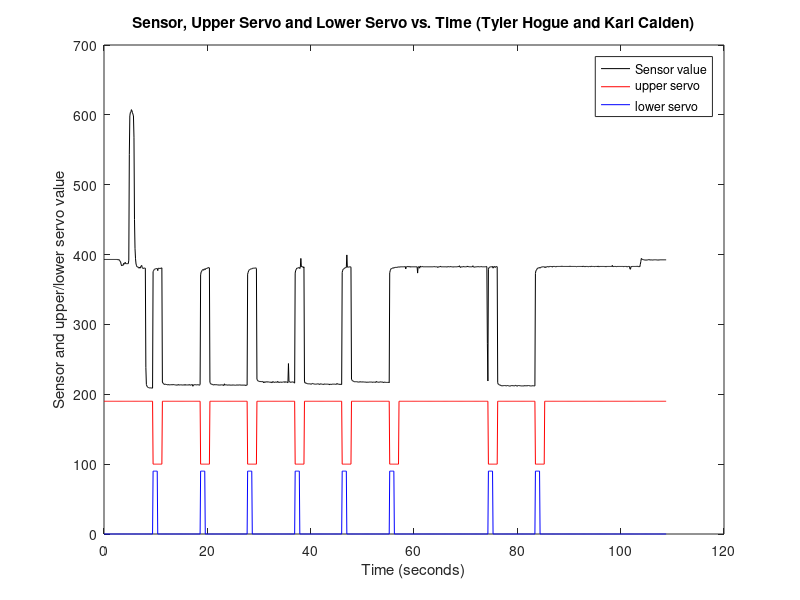

MATLAB code for this plot:
clc
clear all
close all

data=[386	1	0
386	1	0
386	1	0
386	1	0
386	1	0
386	1	0
386	1	0
386	1	0
386	1	0
386	1	0
386	1	0
386	1	0
386	1	0
386	1	0
386	1	0
386	1	0
386	1	0
386	1	0
386	1	0
386	1	0
386	1	0
386	1	0
386	1	0
386	1	0
386	1	0
386	1	0
386	1	0
385	1	0
385	1	0
386	1	0
383	1	0
381	1	0
380	1	0
373	1	0
368	1	0
369	1	0
370	1	0
369	1	0
375	1	0
373	1	0
373	1	0
378	1	0
374	1	0
374	1	0
374	1	0
374	1	0
374	1	0
374	1	0
384	1	0
686	1	0
797	1	0
807	1	0
807	1	0
815	1	0
812	1	0
807	1	0
802	1	0
797	1	0
736	1	0
500	1	0
418	1	0
388	1	0
373	1	0
368	1	0
365	1	0
365	1	0
364	1	0
362	1	0
361	1	0
364	1	0
361	1	0
366	1	0
367	1	0
369	1	0
362	1	0
361	1	0
360	1	0
362	1	0
361	1	0
361	1	0
361	1	0
77	1	0
28	1	0
24	1	0
21	1	0
20	1	0
19	1	0
19	1	0
18	1	0
18	1	0
18	1	0
19	1	0
18	1	0
17	1	0
18	1	0
352	0	1
354	0	1
357	0	1
358	0	1
359	0	1
359	0	1
360	0	1
360	0	1
360	0	1
354	0	0
361	0	0
361	0	0
360	0	0
361	0	0
360	0	0
361	0	0
361	0	0
362	0	0
35	1	0
32	1	0
31	1	0
29	1	0
28	1	0
29	1	0
29	1	0
28	1	0
28	1	0
28	1	0
27	1	0
27	1	0
28	1	0
27	1	0
27	1	0
27	1	0
27	1	0
28	1	0
27	1	0
27	1	0
28	1	0
27	1	0
28	1	0
27	1	0
27	1	0
27	1	0
27	1	0
26	1	0
27	1	0
26	1	0
27	1	0
28	1	0
26	1	0
27	1	0
27	1	0
27	1	0
27	1	0
27	1	0
27	1	0
26	1	0
27	1	0
27	1	0
27	1	0
26	1	0
28	1	0
26	1	0
27	1	0
27	1	0
27	1	0
27	1	0
26	1	0
27	1	0
28	1	0
26	1	0
27	1	0
26	1	0
27	1	0
28	1	0
28	1	0
23	1	0
27	1	0
27	1	0
27	1	0
28	1	0
27	1	0
27	1	0
27	1	0
27	1	0
27	1	0
28	1	0
27	1	0
26	1	0
26	1	0
28	1	0
342	0	1
350	0	1
352	0	1
355	0	1
357	0	1
357	0	1
355	0	1
359	0	1
359	0	1
357	0	0
360	0	0
361	0	0
360	0	0
361	0	0
362	0	0
363	0	0
362	0	0
362	0	0
34	1	0
31	1	0
29	1	0
29	1	0
29	1	0
28	1	0
27	1	0
27	1	0
27	1	0
28	1	0
27	1	0
27	1	0
28	1	0
27	1	0
27	1	0
27	1	0
27	1	0
26	1	0
27	1	0
27	1	0
26	1	0
27	1	0
27	1	0
27	1	0
27	1	0
26	1	0
27	1	0
25	1	0
30	1	0
27	1	0
27	1	0
27	1	0
27	1	0
27	1	0
26	1	0
26	1	0
27	1	0
27	1	0
26	1	0
27	1	0
26	1	0
26	1	0
26	1	0
27	1	0
26	1	0
27	1	0
27	1	0
26	1	0
26	1	0
26	1	0
26	1	0
26	1	0
27	1	0
27	1	0
26	1	0
26	1	0
27	1	0
27	1	0
27	1	0
26	1	0
27	1	0
26	1	0
26	1	0
26	1	0
27	1	0
26	1	0
26	1	0
26	1	0
27	1	0
25	1	0
26	1	0
26	1	0
26	1	0
344	0	1
349	0	1
354	0	1
356	0	1
357	0	1
358	0	1
359	0	1
359	0	1
359	0	1
360	0	0
361	0	0
361	0	0
361	0	0
361	0	0
361	0	0
362	0	0
362	0	0
360	0	0
43	1	0
40	1	0
38	1	0
38	1	0
37	1	0
37	1	0
36	1	0
37	1	0
36	1	0
36	1	0
37	1	0
36	1	0
36	1	0
33	1	0
36	1	0
34	1	0
34	1	0
36	1	0
36	1	0
35	1	0
35	1	0
36	1	0
35	1	0
35	1	0
35	1	0
35	1	0
34	1	0
35	1	0
35	1	0
33	1	0
36	1	0
35	1	0
36	1	0
34	1	0
34	1	0
35	1	0
35	1	0
35	1	0
35	1	0
34	1	0
37	1	0
35	1	0
34	1	0
35	1	0
34	1	0
35	1	0
35	1	0
35	1	0
34	1	0
35	1	0
35	1	0
35	1	0
35	1	0
36	1	0
34	1	0
36	1	0
35	1	0
35	1	0
35	1	0
35	1	0
33	1	0
88	1	0
37	1	0
36	1	0
35	1	0
34	1	0
35	1	0
35	1	0
35	1	0
35	1	0
36	1	0
34	1	0
33	1	0
32	1	0
347	0	1
355	0	1
357	0	1
361	0	1
361	0	1
361	0	1
362	0	1
363	0	1
363	0	1
360	0	0
364	0	0
389	0	0
365	0	0
366	0	0
365	0	0
365	0	0
362	0	0
365	0	0
38	1	0
32	1	0
33	1	0
32	1	0
31	1	0
31	1	0
30	1	0
30	1	0
30	1	0
30	1	0
30	1	0
30	1	0
29	1	0
29	1	0
29	1	0
31	1	0
31	1	0
30	1	0
30	1	0
29	1	0
29	1	0
29	1	0
29	1	0
29	1	0
29	1	0
30	1	0
30	1	0
30	1	0
29	1	0
28	1	0
29	1	0
30	1	0
30	1	0
29	1	0
29	1	0
29	1	0
28	1	0
28	1	0
30	1	0
29	1	0
29	1	0
29	1	0
29	1	0
29	1	0
29	1	0
29	1	0
29	1	0
29	1	0
27	1	0
29	1	0
29	1	0
28	1	0
28	1	0
29	1	0
29	1	0
29	1	0
29	1	0
29	1	0
29	1	0
29	1	0
29	1	0
28	1	0
29	1	0
31	1	0
29	1	0
29	1	0
29	1	0
29	1	0
28	1	0
29	1	0
28	1	0
29	1	0
28	1	0
349	0	1
355	0	1
358	0	1
359	0	1
360	0	1
362	0	1
362	0	1
363	0	1
363	0	1
399	0	0
364	0	0
364	0	0
364	0	0
364	0	0
365	0	0
365	0	0
365	0	0
364	0	0
43	1	0
40	1	0
39	1	0
38	1	0
37	1	0
36	1	0
36	1	0
36	1	0
36	1	0
36	1	0
36	1	0
36	1	0
35	1	0
35	1	0
35	1	0
35	1	0
36	1	0
35	1	0
36	1	0
35	1	0
35	1	0
35	1	0
36	1	0
35	1	0
35	1	0
35	1	0
35	1	0
35	1	0
35	1	0
34	1	0
35	1	0
35	1	0
34	1	0
35	1	0
35	1	0
35	1	0
35	1	0
35	1	0
35	1	0
35	1	0
35	1	0
34	1	0
35	1	0
35	1	0
35	1	0
35	1	0
34	1	0
34	1	0
37	1	0
35	1	0
35	1	0
35	1	0
35	1	0
34	1	0
35	1	0
35	1	0
36	1	0
35	1	0
35	1	0
35	1	0
35	1	0
35	1	0
33	1	0
35	1	0
35	1	0
34	1	0
35	1	0
34	1	0
34	1	0
34	1	0
34	1	0
34	1	0
35	1	0
33	1	0
348	0	1
354	0	1
358	0	1
360	0	1
360	0	1
361	0	1
362	0	1
362	0	1
361	0	1
363	0	0
363	0	0
364	0	0
363	0	0
364	0	0
363	0	0
364	0	0
364	0	0
365	0	0
364	1	0
364	1	0
365	1	0
365	1	0
365	1	0
365	1	0
365	1	0
365	1	0
365	1	0
365	1	0
365	1	0
365	1	0
366	1	0
359	1	0
365	1	0
365	1	0
366	1	0
365	1	0
366	1	0
365	1	0
365	1	0
366	1	0
364	1	0
365	1	0
365	1	0
365	1	0
365	1	0
365	1	0
365	1	0
365	1	0
365	1	0
365	1	0
365	1	0
365	1	0
365	1	0
365	1	0
347	1	0
365	1	0
365	1	0
365	1	0
361	1	0
367	1	0
365	1	0
365	1	0
365	1	0
366	1	0
365	1	0
365	1	0
365	1	0
365	1	0
365	1	0
365	1	0
365	1	0
365	1	0
365	1	0
365	1	0
365	1	0
365	1	0
365	1	0
365	1	0
365	1	0
365	1	0
365	1	0
365	1	0
365	1	0
365	1	0
365	1	0
365	1	0
366	1	0
365	1	0
365	1	0
365	1	0
365	1	0
365	1	0
365	1	0
363	1	0
365	1	0
365	1	0
365	1	0
365	1	0
367	1	0
365	1	0
365	1	0
365	1	0
365	1	0
365	1	0
365	1	0
365	1	0
365	1	0
365	1	0
365	1	0
365	1	0
365	1	0
364	1	0
365	1	0
366	1	0
365	1	0
365	1	0
365	1	0
365	1	0
366	1	0
365	1	0
365	1	0
365	1	0
365	1	0
364	1	0
365	1	0
365	1	0
365	1	0
365	1	0
365	1	0
365	1	0
365	1	0
365	1	0
366	1	0
366	1	0
365	1	0
368	1	0
365	1	0
363	1	0
365	1	0
365	1	0
365	1	0
365	1	0
365	1	0
366	1	0
365	1	0
365	1	0
365	1	0
365	1	0
365	1	0
365	1	0
367	1	0
365	1	0
366	1	0
365	1	0
365	1	0
365	1	0
365	1	0
365	1	0
365	1	0
365	1	0
365	1	0
368	1	0
365	1	0
364	1	0
364	1	0
364	1	0
365	1	0
365	1	0
365	1	0
365	1	0
365	1	0
366	1	0
365	1	0
365	1	0
365	1	0
365	1	0
365	1	0
366	1	0
365	1	0
365	1	0
365	1	0
365	1	0
365	1	0
365	1	0
365	1	0
365	1	0
365	1	0
366	1	0
365	1	0
146	1	0
38	1	0
358	0	1
362	0	1
364	0	1
364	0	1
365	0	1
365	0	1
365	0	1
365	0	1
366	0	1
361	0	0
365	0	0
365	0	0
366	0	0
363	0	0
365	0	0
365	0	0
366	0	0
365	0	0
33	1	0
29	1	0
28	1	0
27	1	0
26	1	0
27	1	0
25	1	0
25	1	0
24	1	0
24	1	0
25	1	0
24	1	0
25	1	0
25	1	0
25	1	0
25	1	0
24	1	0
24	1	0
25	1	0
25	1	0
25	1	0
24	1	0
24	1	0
24	1	0
23	1	0
24	1	0
25	1	0
25	1	0
24	1	0
25	1	0
25	1	0
24	1	0
24	1	0
24	1	0
26	1	0
25	1	0
25	1	0
24	1	0
23	1	0
25	1	0
25	1	0
25	1	0
24	1	0
25	1	0
24	1	0
24	1	0
24	1	0
24	1	0
24	1	0
24	1	0
24	1	0
24	1	0
25	1	0
24	1	0
24	1	0
25	1	0
24	1	0
24	1	0
25	1	0
25	1	0
25	1	0
25	1	0
24	1	0
24	1	0
24	1	0
24	1	0
24	1	0
24	1	0
25	1	0
24	1	0
24	1	0
24	1	0
24	1	0
346	0	1
354	0	1
356	0	1
358	0	1
361	0	1
361	0	1
362	0	1
362	0	1
363	0	1
361	0	0
363	0	0
364	0	0
364	0	0
365	0	0
365	0	0
365	0	0
365	0	0
365	0	0
363	1	0
365	1	0
363	1	0
365	1	0
365	1	0
365	1	0
366	1	0
365	1	0
364	1	0
366	1	0
366	1	0
366	1	0
366	1	0
365	1	0
366	1	0
364	1	0
366	1	0
366	1	0
366	1	0
366	1	0
366	1	0
365	1	0
365	1	0
366	1	0
366	1	0
366	1	0
366	1	0
366	1	0
366	1	0
366	1	0
366	1	0
366	1	0
367	1	0
366	1	0
367	1	0
366	1	0
366	1	0
366	1	0
366	1	0
366	1	0
366	1	0
366	1	0
366	1	0
366	1	0
366	1	0
366	1	0
366	1	0
366	1	0
366	1	0
367	1	0
366	1	0
366	1	0
366	1	0
366	1	0
366	1	0
366	1	0
366	1	0
366	1	0
366	1	0
366	1	0
366	1	0
365	1	0
365	1	0
366	1	0
366	1	0
366	1	0
366	1	0
366	1	0
366	1	0
366	1	0
366	1	0
366	1	0
366	1	0
365	1	0
367	1	0
366	1	0
366	1	0
366	1	0
365	1	0
366	1	0
366	1	0
366	1	0
366	1	0
366	1	0
365	1	0
365	1	0
366	1	0
366	1	0
366	1	0
365	1	0
367	1	0
366	1	0
366	1	0
366	1	0
366	1	0
366	1	0
365	1	0
366	1	0
366	1	0
366	1	0
366	1	0
366	1	0
365	1	0
367	1	0
366	1	0
365	1	0
366	1	0
366	1	0
366	1	0
366	1	0
366	1	0
366	1	0
366	1	0
366	1	0
366	1	0
366	1	0
366	1	0
365	1	0
366	1	0
365	1	0
366	1	0
366	1	0
366	1	0
366	1	0
366	1	0
366	1	0
366	1	0
366	1	0
366	1	0
366	1	0
366	1	0
369	1	0
365	1	0
366	1	0
366	1	0
366	1	0
366	1	0
366	1	0
366	1	0
365	1	0
366	1	0
366	1	0
366	1	0
366	1	0
366	1	0
366	1	0
366	1	0
366	1	0
366	1	0
366	1	0
366	1	0
366	1	0
366	1	0
365	1	0
366	1	0
366	1	0
366	1	0
366	1	0
366	1	0
365	1	0
365	1	0
366	1	0
366	1	0
366	1	0
366	1	0
359	1	0
358	1	0
366	1	0
365	1	0
366	1	0
366	1	0
366	1	0
366	1	0
366	1	0
366	1	0
366	1	0
366	1	0
366	1	0
366	1	0
367	1	0
366	1	0
365	1	0
366	1	0
366	1	0
365	1	0
372	1	0
380	1	0
389	1	0
387	1	0
386	1	0
386	1	0
385	1	0
385	1	0
385	1	0
384	1	0
384	1	0
385	1	0
384	1	0
384	1	0
385	1	0
385	1	0
385	1	0
386	1	0
385	1	0
384	1	0
385	1	0
385	1	0
385	1	0
384	1	0
384	1	0
385	1	0
385	1	0
385	1	0
385	1	0
385	1	0
385	1	0
385	1	0
385	1	0
384	1	0
384	1	0
385	1	0
384	1	0
385	1	0
385	1	0
385	1	0
385	1	0
385	1	0
385	1	0
385	1	0
385	1	0
385	1	0
385	1	0
385	1	0
385	1	0
385	1	0
385	1	0];

t=0:.1:108.8;

data(:,1)=data(:,1)/2+200;
data(:,2)=data(:,2)*90+100;
data(:,3)=data(:,3)*90;

plot(t,data(:,1),'black');
hold on;
plot(t,data(:,2),'red');
hold on;
plot(t,data(:,3),'blue');
hold on;

title('Sensor, Upper Servo and Lower Servo vs. Time (Tyler Hogue and Karl Calden)');
legend('Sensor value','upper servo','lower servo');
xlabel('Time (seconds)');
ylabel('Sensor and upper/lower servo value');